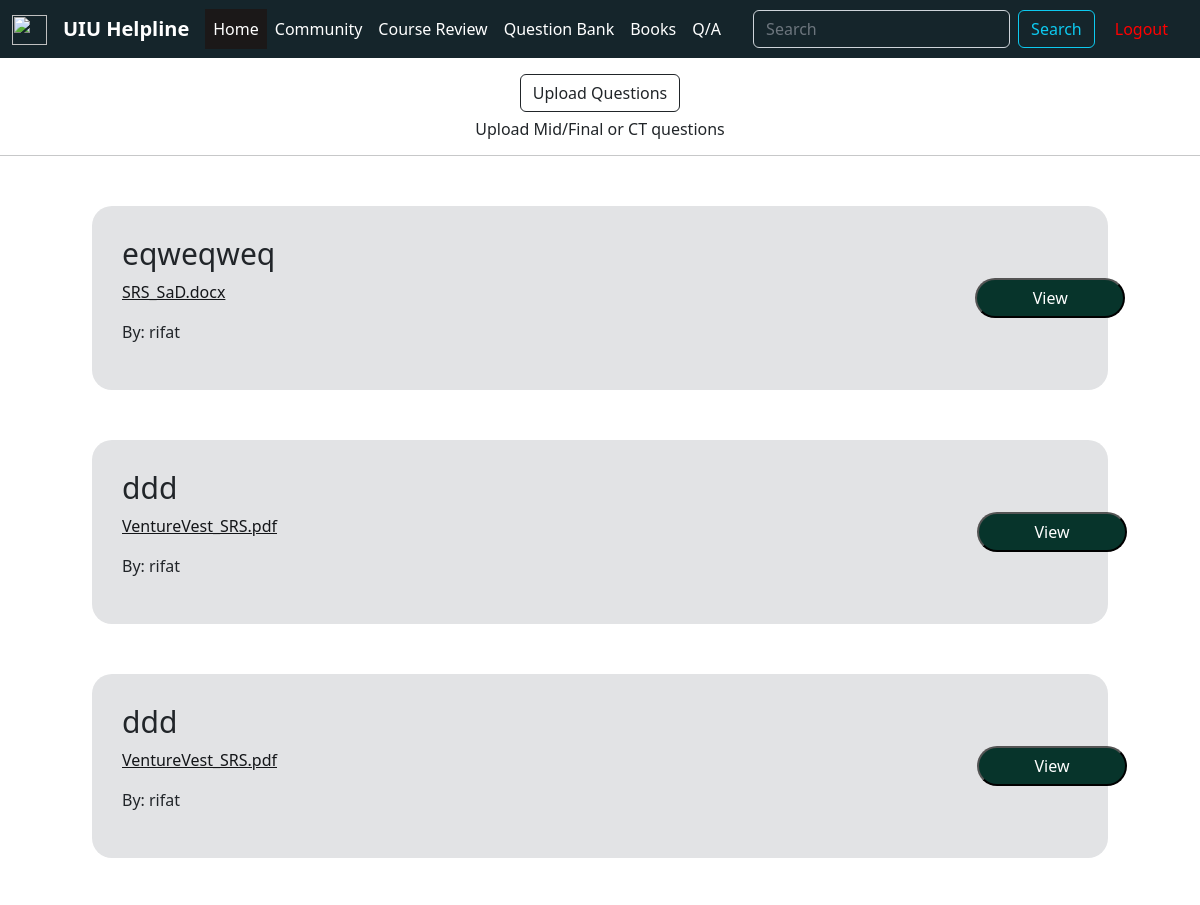
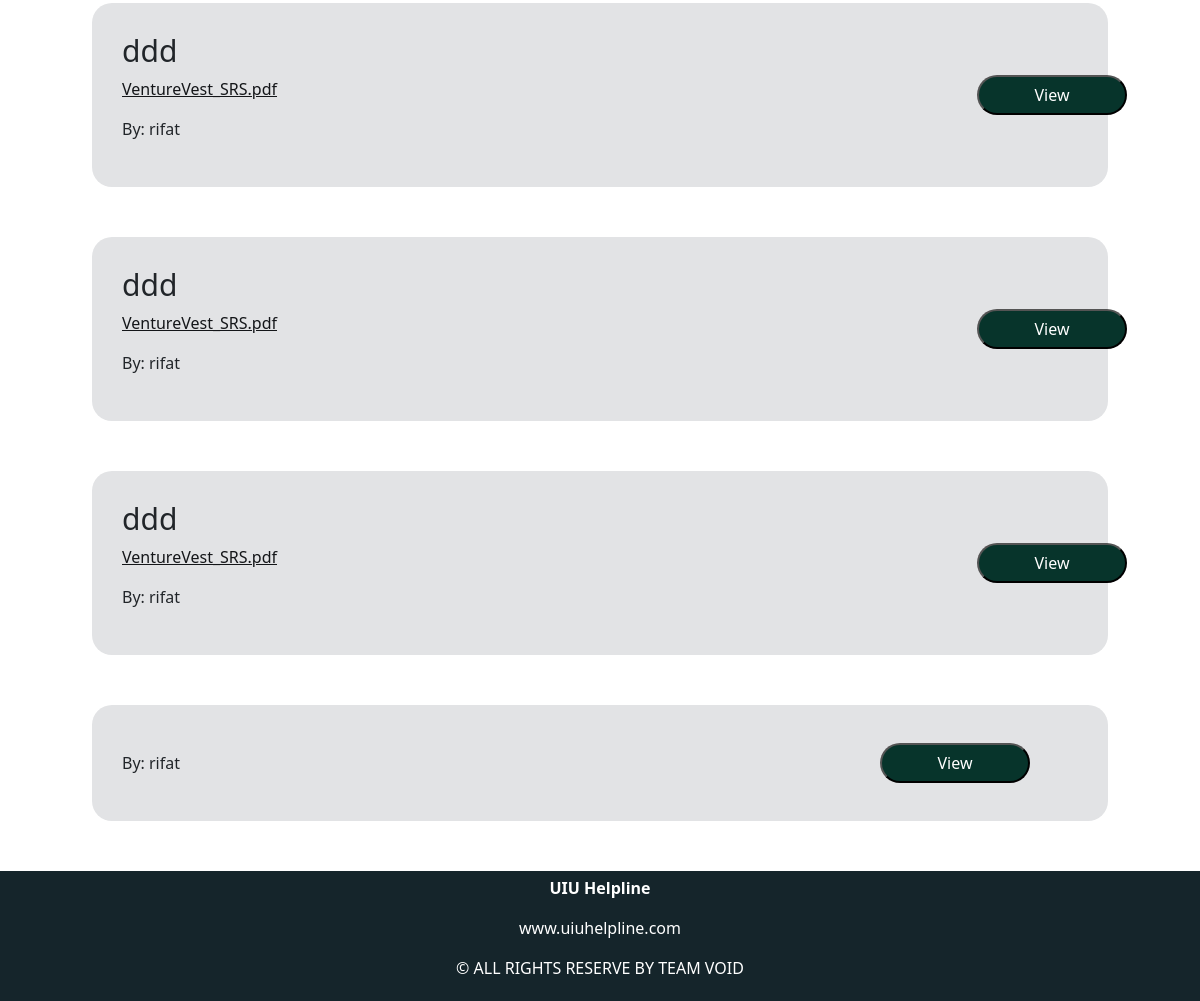
The app's page /questionBank1.php with its own data (2 pictures, top to bottom).
### tables this page shows
CREATE TABLE `questionbank1` (
  `id` int(11) NOT NULL,
  `question_title1` varchar(100) NOT NULL,
  `question_file1` varchar(500) NOT NULL,
  `question_by` int(11) NOT NULL,
  `date` datetime NOT NULL DEFAULT current_timestamp()
);

CREATE TABLE `accounts` (
  `name` varchar(500) NOT NULL,
  `username` varchar(500) NOT NULL,
  `password` varchar(100) NOT NULL,
  `c_password` varchar(100) NOT NULL,
  `userid` int(100) NOT NULL,
  `photo_loc` varchar(1000) NOT NULL
);

### questionBank1.php (the view, shortened to what this page needs)
<?php
include "components/header.php";
?>
<?php
$search_flag = false;
?>
<body>
    <div class="container mt-3" align="center">
        <button type="button" class="btn btn-outline-dark" data-bs-toggle="modal" data-bs-target="#exampleModal">
            Upload Questions
        </button>
        <h6 class="mt-2">Upload Mid/Final or CT questions</h6>
    </div>
    <hr>
    <div class="container">
        <?php
        if ($search_flag == false) {
            include('components/dbConnect.php');
            $sql2 = "SELECT * FROM `questionBank1` INNER JOIN accounts on accounts.userid = questionBank1.question_by WHERE 1 ORDER by date DESC;";
            $result2 = mysqli_query($conn, $sql2);
            while ($row = mysqli_fetch_assoc($result2)) { ?>
                <div class="box">
                    <div class="Course-info">
                        <h1><?php echo $row['question_title1']; ?></h1>
                        <p><a href="questions/<?php echo $row['question_file1']; ?>" target="_blank"><?php echo $row['question_file1']; ?></a></p>
                        <p>By: <?php echo $row['name']; ?></p>
                    </div>
                    <div class="button">
                        <button class="card-button"><a href="questions/<?php echo $row['question_file1']; ?>" style="text-decoration: none; color:white;" target="_blank"> View</a></button>
                    </div>
                </div>
            <?php }
        } ?>
    </div>
</body>
<?php
include "components/footer.php";
?>

### components/header.php (style rules this page uses)
a { color: #141619; text-decoration: underline; }

### questionBank1.php (style rules this page uses)
.box { border-radius: 10px; padding: 30px; position: relative; background-color: rgb(226, 227, 229); transition: 0.3s; border-radius: 20px; margin-top: 20px; margin: 50px; display: flex; }
.button { display: flex; margin-left: 700px; align-items: center; justify-content: center; }
.card-button { width: 150px; height: 40px; align-items: center; justify-content: center; background-color: rgb(7, 52, 43); color: white; size: 40px; border-radius: 20px; }
.Course-info h1 { font-size: 30px; }

### records on screen
questionbank1: question_title1 "eqweqweq", question_file1 "SRS_SaD.docx", accounts.name "rifat"
questionbank1: question_title1 "ddd", question_file1 "VentureVest_SRS.pdf", accounts.name "rifat"
questionbank1: question_title1 "ddd", question_file1 "VentureVest_SRS.pdf", accounts.name "rifat"
questionbank1: question_title1 "ddd", question_file1 "VentureVest_SRS.pdf", accounts.name "rifat"
questionbank1: question_title1 "ddd", question_file1 "VentureVest_SRS.pdf", accounts.name "rifat"
questionbank1: question_title1 "ddd", question_file1 "VentureVest_SRS.pdf", accounts.name "rifat"
questionbank1: accounts.name "rifat"
